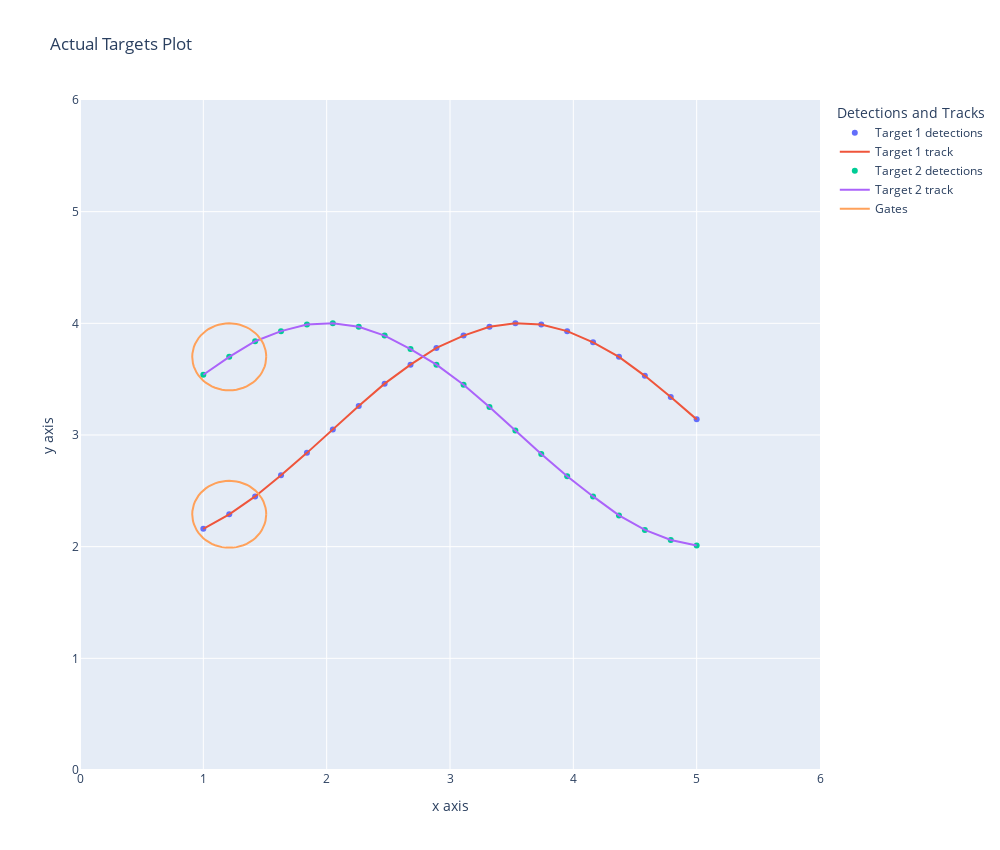

The cell this chart's notebook holds for it:
### Code cell
# Initialize graph object
    G = nx.DiGraph()
    
    # Gating size
    buffer_size = 0.3
    
    # Initialize data container for gating detections
    gating = []
    
    # Gating area for plotting
    circumference_record = []
    
    # Now, iterate through the detections and update local hypothesis based on shortest distance
    for time_, j in enumerate(zip(target_0, target_1)):
        if time_ == 0:
            G.add_node(0, loc=j[0].tolist())
            gater_0 = Point(j[0].tolist()).buffer(buffer_size)
            gating.append((0, gater_0))
            
            G.add_node(1, loc=j[1].tolist())
            gater_1 = Point(j[1].tolist()).buffer(buffer_size)
            gating.append((1, gater_1))
            

        elif time_ < 2:
            # First detected target
            G.add_node(len(G.nodes), loc=j[0])
            detection_0 = Point(j[0].tolist())
            gater_0 = detection_0.buffer(buffer_size)
            for i in gating[-2:]:
                if i[1].contains(detection_0):
                    G.add_edge(i[0], len(G.nodes) - 1, weight=1,)

            # Second detected target
            G.add_node(len(G.nodes), loc=j[1])
            detection_1 = Point(j[1].tolist())
            gater_1 = detection_1.buffer(buffer_size)
            for i in gating[-2:]:
                if i[1].contains(detection_1):
                    G.add_edge(i[0], len(G.nodes) - 1, weight=1,)
            
            gating.append((len(G.nodes) - 2, gater_0))
            gating.append((len(G.nodes) - 1, gater_1))

            for i in gating[-2:]:
                circumference = list(i[1].exterior.coords)
                circumference.append([None, None])
                circumference_record.append(circumference)
            

    nx.draw(G, with_labels = True)
    plot_paths(target_0, target_1, circumference_record)

# print(target_0)

### Figure 1 — Plotly figure (JSON) as saved in the notebook; plotly's stock layout.template omitted (floating-point values rounded to 4 significant figures; data arrays with more than 128 entries replaced by an {"elided": "..."} marker saying what was removed)
{"data": [{"mode": "markers", "name": "Target 1 detections", "type": "scatter", "x": [1, 1.21, 1.42, 1.63, 1.84, 2.05, 2.26, 2.47, 2.68, 2.89, 3.11, 3.32, 3.53, 3.74, 3.95, 4.16, 4.37, 4.58, 4.79, 5], "y": [2.16, 2.29, 2.45, 2.64, 2.84, 3.05, 3.26, 3.46, 3.63, 3.78, 3.89, 3.97, 4, 3.99, 3.93, 3.83, 3.7, 3.53, 3.34, 3.14]}, {"mode": "lines", "name": "Target 1 track", "type": "scatter", "x": [1, 1.21, 1.42, 1.63, 1.84, 2.05, 2.26, 2.47, 2.68, 2.89, 3.11, 3.32, 3.53, 3.74, 3.95, 4.16, 4.37, 4.58, 4.79, 5], "y": [2.16, 2.29, 2.45, 2.64, 2.84, 3.05, 3.26, 3.46, 3.63, 3.78, 3.89, 3.97, 4, 3.99, 3.93, 3.83, 3.7, 3.53, 3.34, 3.14]}, {"mode": "markers", "name": "Target 2 detections", "type": "scatter", "x": [1, 1.21, 1.42, 1.63, 1.84, 2.05, 2.26, 2.47, 2.68, 2.89, 3.11, 3.32, 3.53, 3.74, 3.95, 4.16, 4.37, 4.58, 4.79, 5], "y": [3.54, 3.7, 3.84, 3.93, 3.99, 4, 3.97, 3.89, 3.77, 3.63, 3.45, 3.25, 3.04, 2.83, 2.63, 2.45, 2.28, 2.15, 2.06, 2.01]}, {"mode": "lines", "name": "Target 2 track", "type": "scatter", "x": [1, 1.21, 1.42, 1.63, 1.84, 2.05, 2.26, 2.47, 2.68, 2.89, 3.11, 3.32, 3.53, 3.74, 3.95, 4.16, 4.37, 4.58, 4.79, 5], "y": [3.54, 3.7, 3.84, 3.93, 3.99, 4, 3.97, 3.89, 3.77, 3.63, 3.45, 3.25, 3.04, 2.83, 2.63, 2.45, 2.28, 2.15, 2.06, 2.01]}, {"mode": "lines", "name": "Gates", "type": "scatter", "x": {"elided": "132 float values"}, "y": {"elided": "132 float values"}}], "layout": {"height": 850, "legend": {"title": {"text": "Detections and Tracks"}}, "title": {"text": "Actual Targets Plot"}, "width": 1000, "xaxis": {"range": [0, 6], "title": {"text": "x axis"}}, "yaxis": {"range": [0, 6], "title": {"text": "y axis"}}}}
